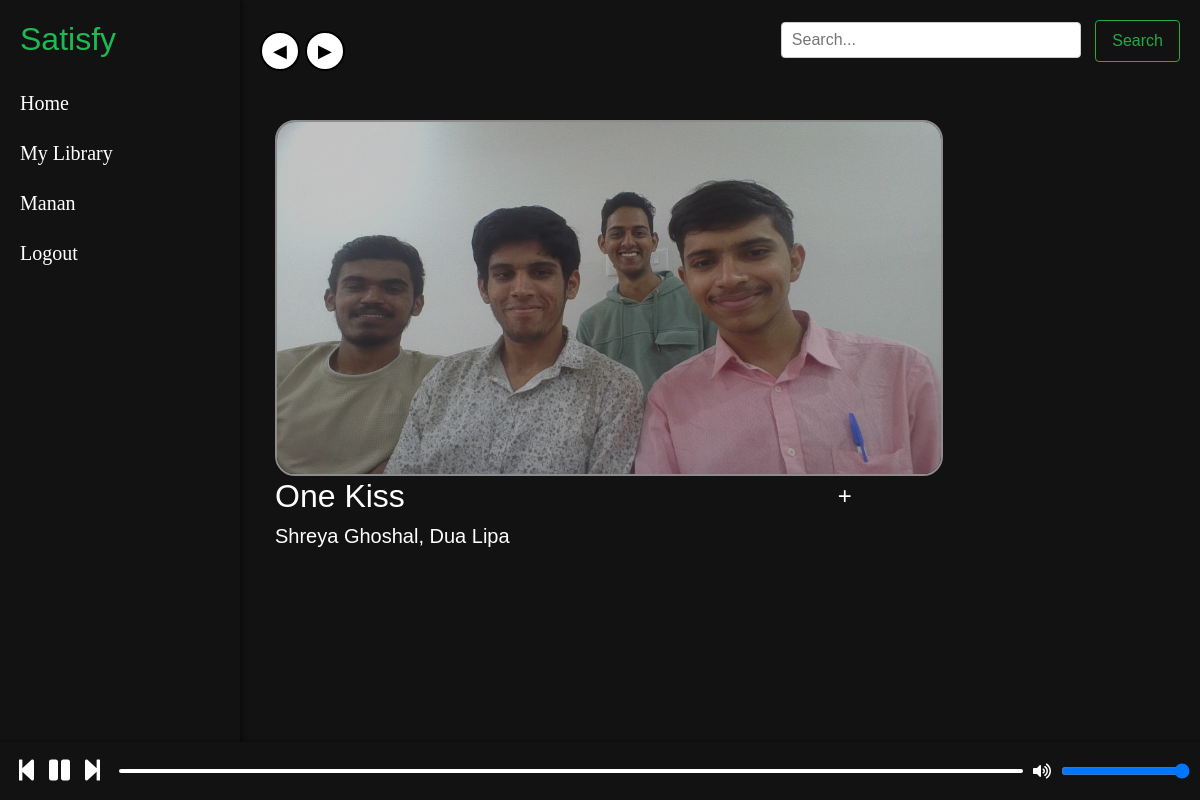
Page /music/song/9 (signed in) on the committed database.
### music/models.py (models this page shows, shortened)
class Song(models.Model):
    album=models.ForeignKey("Album",on_delete=models.CASCADE,verbose_name=_("Song Album"))
    songThumbnail=models.ImageField(_("Song Thumbnail"),upload_to='thumbnail/',help_text=".jpg, .png, .jpeg, .svg supported")
    song_name=models.CharField(_("Song Name"),max_length=50)
    song=models.FileField(_("song"),upload_to='songs/',help_text="mp3* required")
    created=models.DateTimeField(_("CreatedAt"),auto_now_add=True)
    last_update=models.DateTimeField(_("UpdatedAt"),auto_now=True)
    artists = models.ManyToManyField(Artist)
    class Meta:
        verbose_name=_("Song")

class Artist(models.Model):
    artist_name=models.CharField(_("Artist Name"),max_length=50)
    artist_image=models.ImageField(_("Artist Image"),upload_to='artist/',null=True)
    created=models.DateTimeField(_("CreatedAt"),auto_now_add=True)
    last_update=models.DateTimeField(_("UpdatedAt"),auto_now=True)
    class Meta:
        verbose_name=_("Artist")
        verbose_name_plural=_("Artists")
    def __str__(self):
        return self.artist_name

### music/views.py (the view)
# urls.py: path('song/<int:pid>',views.song,name="song"),
@login_required
def song(request,pid=0):
    if pid:
        song=Song.objects.get(id=pid)
        libraries=Library.objects.filter(user=request.user)
        artists=song.artists.all()
        return render(request,'music/desc.html',{'song':song , "artists":artists,"libraries":libraries})

### templates/music/desc.html (shortened to what this page needs)
{% extends 'music/spotify.html' %}
{% block style %}
    {% load static %}
    <link rel="stylesheet" href="{% static 'css/style-desc.css' %}">
{% endblock %}
{% block content %}
<div class="container">
    <div class="row description">
        <div class="col md-2">
            <img class="w-75 h-75 cover-image" src="{{ song.songThumbnail.url }}" alt="cover-image">
            <h2 class="music-title d-flex align-items-center">
                {{ song.song_name }}
                <div class="dropdown ms-2">
                    <button class="btn dropdown-toggle addbtn" type="button" data-bs-toggle="dropdown" aria-expanded="false"
                    style="font-size: 24px; border-radius: 50%; width: 40px; height: 40px; display: flex; align-items: center; justify-content: center;">
                        +
                    </button>
                </div>
            </h2>
            <div class="d-flex">
                <h5 class="music-desc">{{ artists|join:", " }}</h5>
            </div>
        </div>
    </div>
</div>
{% endblock %}
{%block body %}
<div class="player-container">
    <div class="player-controls">
        <button id="prev"><i class="fa fa-step-backward"></i></button>
        <button id="play-pause"></button>
        <button id="next"><i class="fa fa-step-forward"></i></button>
        <div class="progress-container">
            <div class="progress-bar" id="progress-bar">
            </div>
        </div>
        <div class="volume-control">
            <i class="fa fa-volume-up"></i>
            <input type="range" id="volume" min="0" max="1" step="0.01" value="1">
        </div>
    </div>
</div>
{% endblock %}

### templates/music/spotify.html (shortened to what this page needs)
<!DOCTYPE html>
<html lang="en">
<head>
    {% load static %}
    <link href="https://stackpath.bootstrapcdn.com/bootstrap/4.5.2/css/bootstrap.min.css" rel="stylesheet">
    {%block style %}
    {% endblock %}
</head>
<body>
    <div class="sidebar">
        <h2>Satisfy</h2>
        <a class="side-drop" href="/music/listen">Home</a>
        <div class="dropdown">
            <a class="side-drop" href="/music/library"> My Library</a>
            <a class="side-drop" href="/music/info">{{request.user.first_name}}</a>
            <a class="side-drop" href="/music/signout">Logout</a>
          </div>
    </div>
    <div class="main-content" id="main-content">
        <div class="top-bar">
            <div class="navigation-controls">
                <button class="nav-button" id="backBtn" onclick="goBack()">
                    &#9664;
                </button>
                <button class="nav-button" id="forthBtn" onclick="goForth()">
                    &#9654;
                </button>
            </div>
            <div class="search-bar">
                <form action="{% url 'search_results' %}" method="get">
                    <input type="text" name="q" placeholder="Search...">
                    <button class="btn btn-outline-success">Search</button>
                </form>
            </div>
        </div>
        {% block content %}{% endblock %}
    </div>
    {% block body %}
    {% endblock %}
</body>
</html>

### music/static/css/style-desc.css (style rules this page uses)
.description { background-color: black; background: fixed; position: relative; }
.music-title { font-family: Verdana, Geneva, Tahoma, sans-serif; color: white; }
.music-desc { font-family: Verdana, Geneva, Tahoma, sans-serif; color: white; cursor:pointer; }
.cover-image { border: 2px solid rgb(172, 170, 170); border-radius: 20px; background-clip: border-box; opacity: 0.8; margin-top: 2%; margin-left: 0; }

### templates/music/spotify.html (style rules this page uses)
body { font-family: Arial, sans-serif; margin: 0; padding: 0; overflow-x: hidden; background-color: #121212; }
.sidebar { position: fixed; top: 0; left: 0; height: 100%; width: 240px; background-color: #121212; color: #ffffff; padding: 20px; box-shadow: 2px 0 5px rgba(0,0,0,0.5); z-index: 1000; }
.sidebar h2 { color: #1db954; margin-bottom: 20px; }
.sidebar a { color: #ffffff; display: block; padding: 10px 0; text-decoration: none; }
.player-container { position: fixed; bottom: 0; width: 100%; background: #121212; padding: 10px; color: #ffffff; box-shadow: 0 -2px 5px rgba(0,0,0,0.2); z-index: 1000; }
.player-controls { display: flex; align-items: center; justify-content: space-between; }
.player-controls button { background: none; border: none; color: white; cursor: pointer; font-size: 1.5rem; }
.progress-container { flex-grow: 1; margin: 0 10px; }
.progress-bar { background: #ffffff; height: 4px; border-radius: 2px; cursor:not-allowed; position: relative; }
.volume-control { display: flex; align-items: center; }
.volume-control input[type="range"] { margin-left: 10px; background: transparent; }
.side-drop { background-color: #121212; color: white; font-family: serif; font-size: 20px; }
.main-content { margin-left: 240px; padding: 20px; background-color: #121212; }
.top-bar { display: flex; align-items: center; justify-content: space-between; margin-bottom: 20px; }
.navigation-controls { display: flex; margin-right: 15px; }
.nav-button { width: 40px; height: 40px; background-color: white; color: black; border: 2px solid black; border-radius: 50%; font-size: 18px; display: flex; align-items: center; justify-content: center; cursor: pointer; margin-right: 5px; }
.search-bar { display: flex; justify-content: flex-end; margin-bottom: 20px; align-items: center; }
.search-bar input[type="text"] { width: 300px; padding: 5px 10px; border: 1px solid #ccc; border-radius: 4px; }
.btn-outline-success { margin-left: 10px; padding: 8px 16px; border-radius: 4px; cursor: pointer; }

### templates/music/desc.html (style rules this page uses)
.dropdown-toggle::after { display: none; }
.addbtn { color: white; margin-left: 420px; font:bold; }

### rows in the picture
Song: songThumbnail (picture), song_name "One Kiss"
Artist: artist_name.artist_name "Shreya Ghoshal, Dua Lipa"

### other values in the picture
{{ request.user.first_name }} "Manan"
